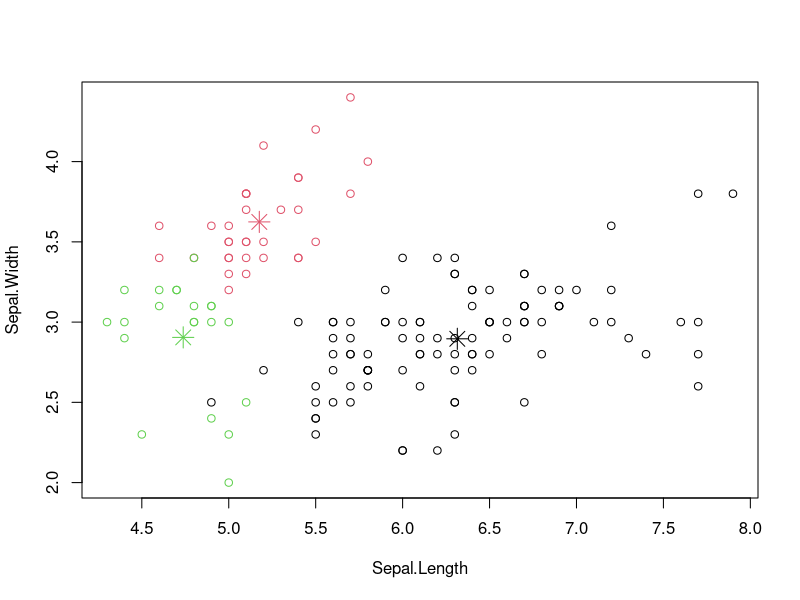
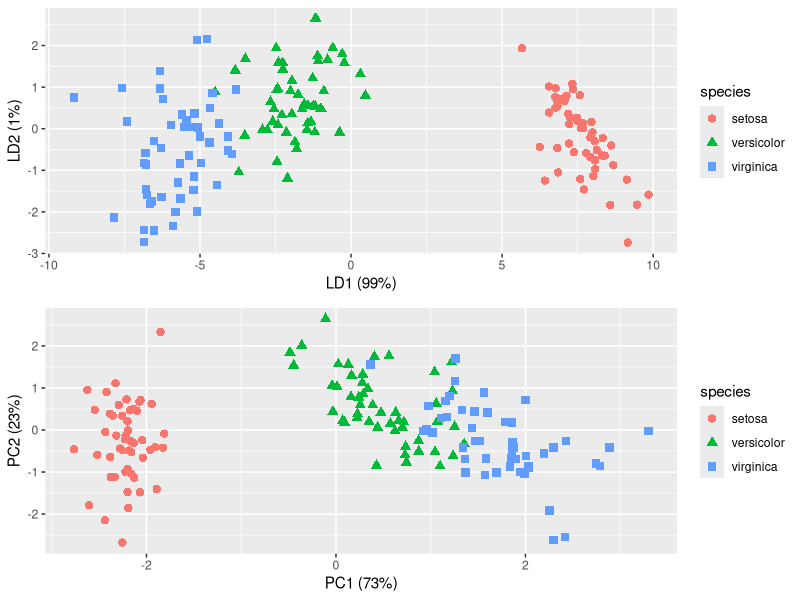
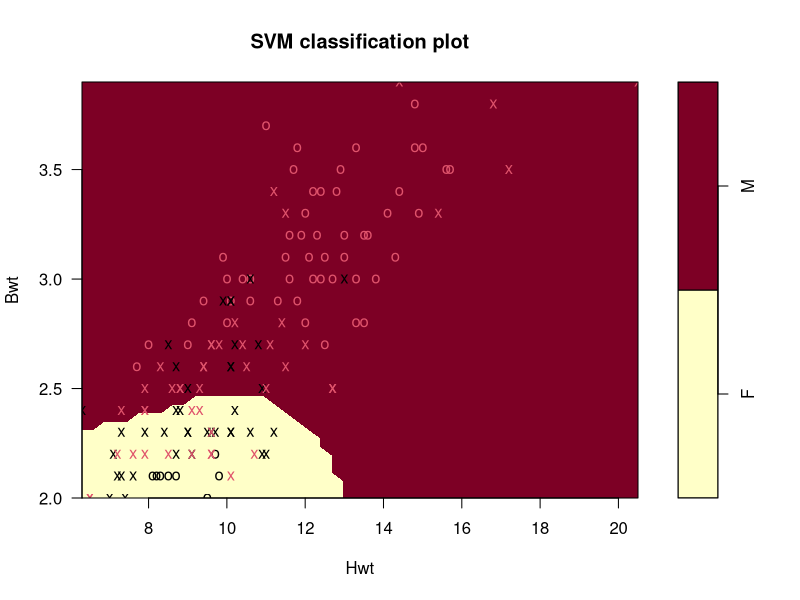
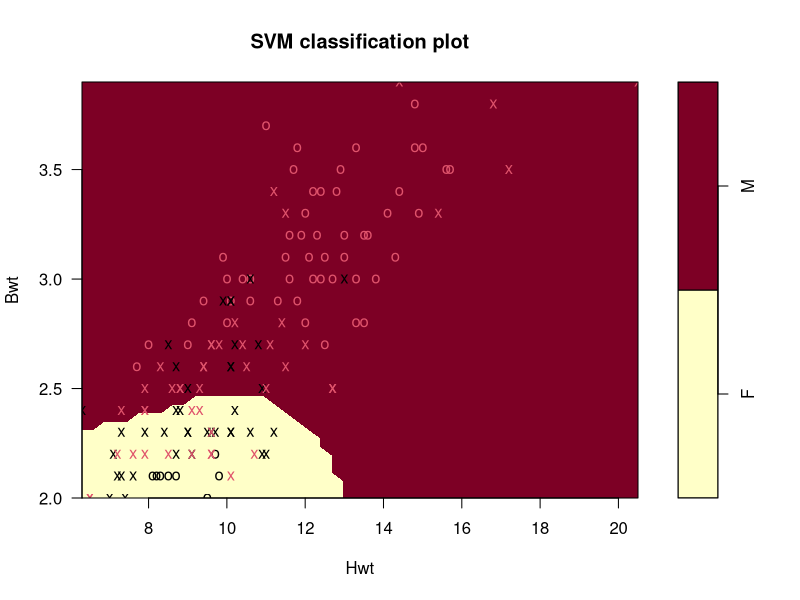

Reproduce these figures in R, in order.
#---------------------------------------------#
#--------Data Analysis & Graphics in R--------#
#----------------Basic ML in R----------------#
#---K Means, KNN, PCA, LDA, SVM, NaiveBayes---#
#---------------------------------------------#

# First we need to load up some packages to support ML.
# Please install package if not already installed
#install.packages('MASS')
#install.packages('ggplot2')
#install.packages('scales')
#install.packages('gridExtra')
#install.packages('class')
#install.packages('e1071')

library(MASS)
library(ggplot2)
library(scales)
library(gridExtra)
library(class)
library(e1071)


#load data
data(iris)
View(iris)
summary(iris)

# Prepare training and testing data
testidx <- which(1:length(iris[,1])%%5 == 0)
iristrain <- iris[-testidx,]
iristest <- iris[testidx,]


# OK. Lets get to it

# K-Means

# kmeans(), built into the R base package, is an unsupervised
# learning technique. The goal is to cluster the observed data
# into groups. This is achieved by assuming a Euclidean distance
# metric, and finding points which lie at local centroids. All
# points are then assigned to their closest centroid and are
# thus clustered. The algorithmic approach to finding these
# centroids is to pick k points at random then assign all other 
# points to the centroids. The algorithm then chooses new
# centroids based on the mean point of the resulting clusters.
# Then with these new centroids, the remaining N-k points are
# reclustered. This repeats until some stopping condition is
# reached.
# Here we know, a priori, that there are 3 clusters, so we set 
# k = 3.

newiris <- iris
newiris$Species <- NULL
(kc <- kmeans(newiris, 3))
table(iris$Species, kc$cluster)
plot(newiris[c("Sepal.Length", "Sepal.Width")], col=kc$cluster)
points(kc$centers[,c("Sepal.Length", "Sepal.Width")], col=1:3, pch=8, cex=2)

# K Nearest Neighbor

# In KNN we classify an unknown point by looking at k nearest
# neighbors of known classification. In the case of k=1, we
# find the closest point in our training set to a new point
# from our test set. We then assume that the new point has
# the same class as its closest neighbor in the test set.
# For k>1, we typically apply a voting mechanism to pick the
# modal class from the neighborhood of points in the training
# set. 

train_input <- as.matrix(iristrain[,-5])
train_output <- as.vector(iristrain[,5])
test_input <- as.matrix(iristest[,-5])
prediction <- knn(train_input, test_input, 
                    train_output, k=5)
table(prediction, iristest$Species)


# PCA - We use principle component analysis (PCA) to transform our space.
# PCA transforms the space by looking at the vectors along which the
# bulk of the variance in the data occur. The vector that embodies
# the greatest variance becomes the first principle component axis
# in the transformed space. The second axis then is formed along the
# vector that is orthogonal to the first but with the second most 
# variance in the data. And so on.

# LDA - In linear discriminant analysis (LDA) we no longer look for recursive 
# partitions, but rather for lines that go between the clusters.
# In some ways, this is similar to KNN. LDA approaches
# the problem by applying a transform that applies the inverse of 
# the estimated covariance matrix. In this transformed space,
# classification is finding the closest cluster mean. 

# Load data for PCA
pca <- prcomp(iris[,-5],
              center = TRUE,
              scale. = TRUE) 
# Scaled PCA
prop.pca = pca$sdev^2/sum(pca$sdev^2)

# Load data for LDAA
lda <- lda(Species ~ ., 
           iris, 
           prior = c(1,1,1)/3)
# Scaled LDA
prop.lda = lda$svd^2/sum(lda$svd^2)

# Predict LDA
plda <- predict(object = lda,
                newdata = iris)

# generate dataset to compare PCA and LDA
dataset = data.frame(species = iris[,"Species"],
                     pca = pca$x, lda = plda$x)

# generate plot for LDA
p1 <- ggplot(dataset) + geom_point(aes(lda.LD1, lda.LD2, colour = species, shape = species), size = 2.5) + 
  labs(x = paste("LD1 (", percent(prop.lda[1]), ")", sep=""),
       y = paste("LD2 (", percent(prop.lda[2]), ")", sep=""))

# generate plot for PCA
p2 <- ggplot(dataset) + geom_point(aes(pca.PC1, pca.PC2, colour = species, shape = species), size = 2.5) +
  labs(x = paste("PC1 (", percent(prop.pca[1]), ")", sep=""),
       y = paste("PC2 (", percent(prop.pca[2]), ")", sep=""))

grid.arrange(p1, p2)



# NaiveBayes#

# Computes the conditional a-posterior probabilities
# of a categorical class variable given independent
# predictor variables using the Bayes rule.

# Load data
data(iris)
(m <- naiveBayes(iris[,-5], iris[,5]))
table(predict(m, iris[,-5]), iris[,5])




# SVM

# Support vector machines take the next step from LDA/QDA. However
# instead of making linear voronoi boundaries between the cluster
# means, we concern ourselves primarily with the points on the 
# boundaries between the clusters. These boundary points define
# the 'support vector'. Between two completely separable clusters
# there are two support vectors and a margin of empty space
# between them. The SVM optimization technique seeks to maximize
# the margin by choosing a hyperplane between the support vectors
# of the opposing clusters. For non-separable clusters, a slack
# constraint is added to allow for a small number of points to
# lie inside the margin space.

# Load data
data(cats)
m1 <- svm(Sex~., data = cats)
plot(m1, cats)
cplus<-cats
m2 <- svm(Sex~., data = cplus)
plot(m2, cplus, Bwt~Hwt)


